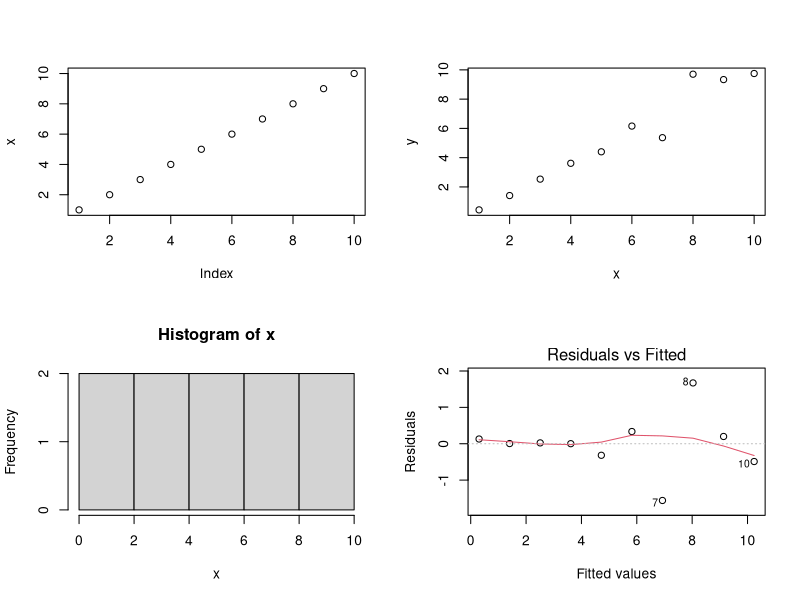
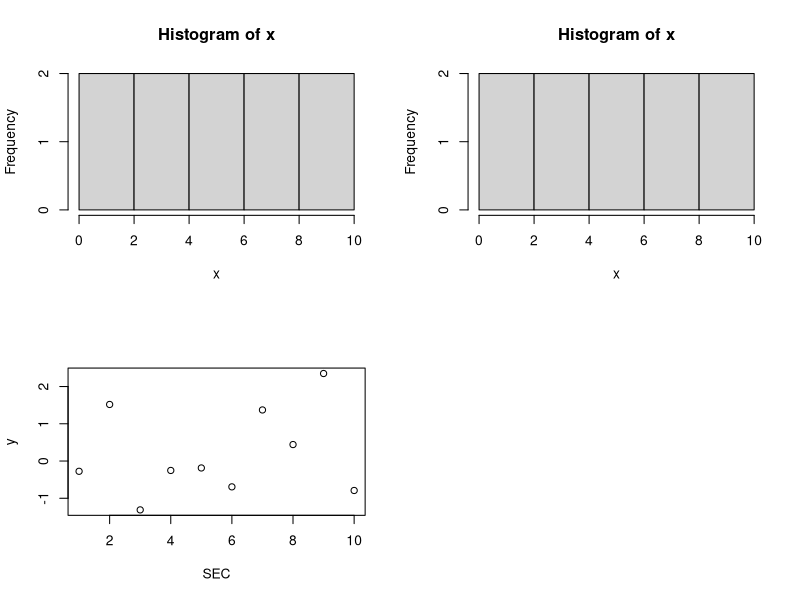

Write the R code that produced these figures, in order.
## ---- chunk 1
library(ggplot2)
## ---- chunk 2
ls()
x = 10
## ---- chunk 3
search()
## ---- chunk 4
ls = function(...){
    "Hmmm- is this a good idea?"
}
## ---- chunk 5
ls()
## ---- chunk 6
# package::object_name
base::ls()

ls = base::ls
ls()
## ---- chunk 7
search()
library(ggplot2)
library(MASS)
search()
## ---- chunk 8
x = 1:10
y = x + rnorm(length(x))
h = hist(x, plot = FALSE)
fit = lm(y ~ x)
## ---- chunk 9
par(mfrow = c(2, 2))
plot(x)
plot(x, y)
plot(h)
plot(fit, which = 1)
## ---- chunk 10

## ---- chunk 11
class(x)
class(h)
class(fit)
## ---- chunk 12
class(x)
class(h)
class(fit)
## ---- chunk 13
plot(h)

graphics:::plot.histogram(h)
## ---- chunk 14
x = 1:10
class(x) = c("units", class(x))
attr(x, "units") = "seconds"
class(x)

attr(x, "units")
## ---- chunk 15
plot.units = function(x, y, xlab = attr(x, "units"), ...){
   # xlab = attr(x, "units")
   NextMethod(xlab = xlab) 
}
## ---- chunk 16
y = rnorm(length(x))
plot(x, y, xlab = "SEC")
